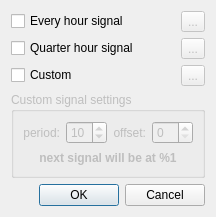
<?xml version="1.0" encoding="UTF-8"?>
<ui version="4.0">
 <class>custom_signal::SettingsDialog</class>
 <widget class="QDialog" name="custom_signal::SettingsDialog">
  <property name="geometry">
   <rect>
    <x>0</x>
    <y>0</y>
    <width>213</width>
    <height>217</height>
   </rect>
  </property>
  <property name="windowTitle">
   <string>Custom Signals</string>
  </property>
  <property name="modal">
   <bool>true</bool>
  </property>
  <layout class="QGridLayout" name="gridLayout">
   <item row="0" column="0">
    <widget class="QCheckBox" name="eh_signal_enabled">
     <property name="text">
      <string>Every hour signal</string>
     </property>
    </widget>
   </item>
   <item row="0" column="1">
    <widget class="QToolButton" name="eh_config_btn">
     <property name="enabled">
      <bool>false</bool>
     </property>
     <property name="text">
      <string notr="true">...</string>
     </property>
     <property name="icon">
      <iconset resource="../custom_signal.qrc">
       <normaloff>:/custom_signal/icon.svg</normaloff>:/custom_signal/icon.svg</iconset>
     </property>
    </widget>
   </item>
   <item row="1" column="0">
    <widget class="QCheckBox" name="qh_signal_enabled">
     <property name="text">
      <string>Quarter hour signal</string>
     </property>
    </widget>
   </item>
   <item row="1" column="1">
    <widget class="QToolButton" name="qh_config_btn">
     <property name="enabled">
      <bool>false</bool>
     </property>
     <property name="text">
      <string notr="true">...</string>
     </property>
     <property name="icon">
      <iconset resource="../custom_signal.qrc">
       <normaloff>:/custom_signal/icon.svg</normaloff>:/custom_signal/icon.svg</iconset>
     </property>
    </widget>
   </item>
   <item row="2" column="0">
    <widget class="QCheckBox" name="custom_enabled">
     <property name="text">
      <string>Custom</string>
     </property>
    </widget>
   </item>
   <item row="2" column="1">
    <widget class="QToolButton" name="custom_config_btn">
     <property name="enabled">
      <bool>false</bool>
     </property>
     <property name="text">
      <string notr="true">...</string>
     </property>
     <property name="icon">
      <iconset resource="../custom_signal.qrc">
       <normaloff>:/custom_signal/icon.svg</normaloff>:/custom_signal/icon.svg</iconset>
     </property>
    </widget>
   </item>
   <item row="3" column="0" colspan="2">
    <widget class="QGroupBox" name="custom_group">
     <property name="enabled">
      <bool>false</bool>
     </property>
     <property name="title">
      <string>Custom signal settings</string>
     </property>
     <layout class="QGridLayout" name="custom_group_layout">
      <item row="0" column="0">
       <widget class="QLabel" name="custom_period_label">
        <property name="text">
         <string>period:</string>
        </property>
        <property name="alignment">
         <set>Qt::AlignRight|Qt::AlignTrailing|Qt::AlignVCenter</set>
        </property>
       </widget>
      </item>
      <item row="0" column="1">
       <widget class="QSpinBox" name="custom_period">
        <property name="minimum">
         <number>1</number>
        </property>
        <property name="maximum">
         <number>59</number>
        </property>
        <property name="value">
         <number>10</number>
        </property>
       </widget>
      </item>
      <item row="0" column="2">
       <widget class="QLabel" name="custom_offset_label">
        <property name="text">
         <string>offset:</string>
        </property>
        <property name="alignment">
         <set>Qt::AlignRight|Qt::AlignTrailing|Qt::AlignVCenter</set>
        </property>
       </widget>
      </item>
      <item row="0" column="3">
       <widget class="QSpinBox" name="custom_offset">
        <property name="maximum">
         <number>59</number>
        </property>
       </widget>
      </item>
      <item row="1" column="0" colspan="4">
       <widget class="QLabel" name="next_signal_label">
        <property name="font">
         <font>
          <weight>75</weight>
          <bold>true</bold>
         </font>
        </property>
        <property name="text">
         <string>next signal will be at %1</string>
        </property>
        <property name="alignment">
         <set>Qt::AlignCenter</set>
        </property>
       </widget>
      </item>
     </layout>
    </widget>
   </item>
   <item row="4" column="0" colspan="2">
    <widget class="QDialogButtonBox" name="buttonBox">
     <property name="orientation">
      <enum>Qt::Horizontal</enum>
     </property>
     <property name="standardButtons">
      <set>QDialogButtonBox::Cancel|QDialogButtonBox::Ok</set>
     </property>
    </widget>
   </item>
  </layout>
 </widget>
 <resources>
  <include location="../custom_signal.qrc"/>
 </resources>
 <connections>
  <connection>
   <sender>buttonBox</sender>
   <signal>accepted()</signal>
   <receiver>custom_signal::SettingsDialog</receiver>
   <slot>accept()</slot>
   <hints>
    <hint type="sourcelabel">
     <x>215</x>
     <y>231</y>
    </hint>
    <hint type="destinationlabel">
     <x>157</x>
     <y>128</y>
    </hint>
   </hints>
  </connection>
  <connection>
   <sender>buttonBox</sender>
   <signal>rejected()</signal>
   <receiver>custom_signal::SettingsDialog</receiver>
   <slot>reject()</slot>
   <hints>
    <hint type="sourcelabel">
     <x>215</x>
     <y>231</y>
    </hint>
    <hint type="destinationlabel">
     <x>243</x>
     <y>128</y>
    </hint>
   </hints>
  </connection>
  <connection>
   <sender>eh_signal_enabled</sender>
   <signal>toggled(bool)</signal>
   <receiver>eh_config_btn</receiver>
   <slot>setEnabled(bool)</slot>
   <hints>
    <hint type="sourcelabel">
     <x>76</x>
     <y>21</y>
    </hint>
    <hint type="destinationlabel">
     <x>194</x>
     <y>29</y>
    </hint>
   </hints>
  </connection>
  <connection>
   <sender>qh_signal_enabled</sender>
   <signal>toggled(bool)</signal>
   <receiver>qh_config_btn</receiver>
   <slot>setEnabled(bool)</slot>
   <hints>
    <hint type="sourcelabel">
     <x>82</x>
     <y>47</y>
    </hint>
    <hint type="destinationlabel">
     <x>204</x>
     <y>59</y>
    </hint>
   </hints>
  </connection>
  <connection>
   <sender>custom_enabled</sender>
   <signal>toggled(bool)</signal>
   <receiver>custom_config_btn</receiver>
   <slot>setEnabled(bool)</slot>
   <hints>
    <hint type="sourcelabel">
     <x>40</x>
     <y>78</y>
    </hint>
    <hint type="destinationlabel">
     <x>221</x>
     <y>79</y>
    </hint>
   </hints>
  </connection>
  <connection>
   <sender>custom_enabled</sender>
   <signal>toggled(bool)</signal>
   <receiver>custom_group</receiver>
   <slot>setEnabled(bool)</slot>
   <hints>
    <hint type="sourcelabel">
     <x>60</x>
     <y>78</y>
    </hint>
    <hint type="destinationlabel">
     <x>56</x>
     <y>101</y>
    </hint>
   </hints>
  </connection>
 </connections>
</ui>
